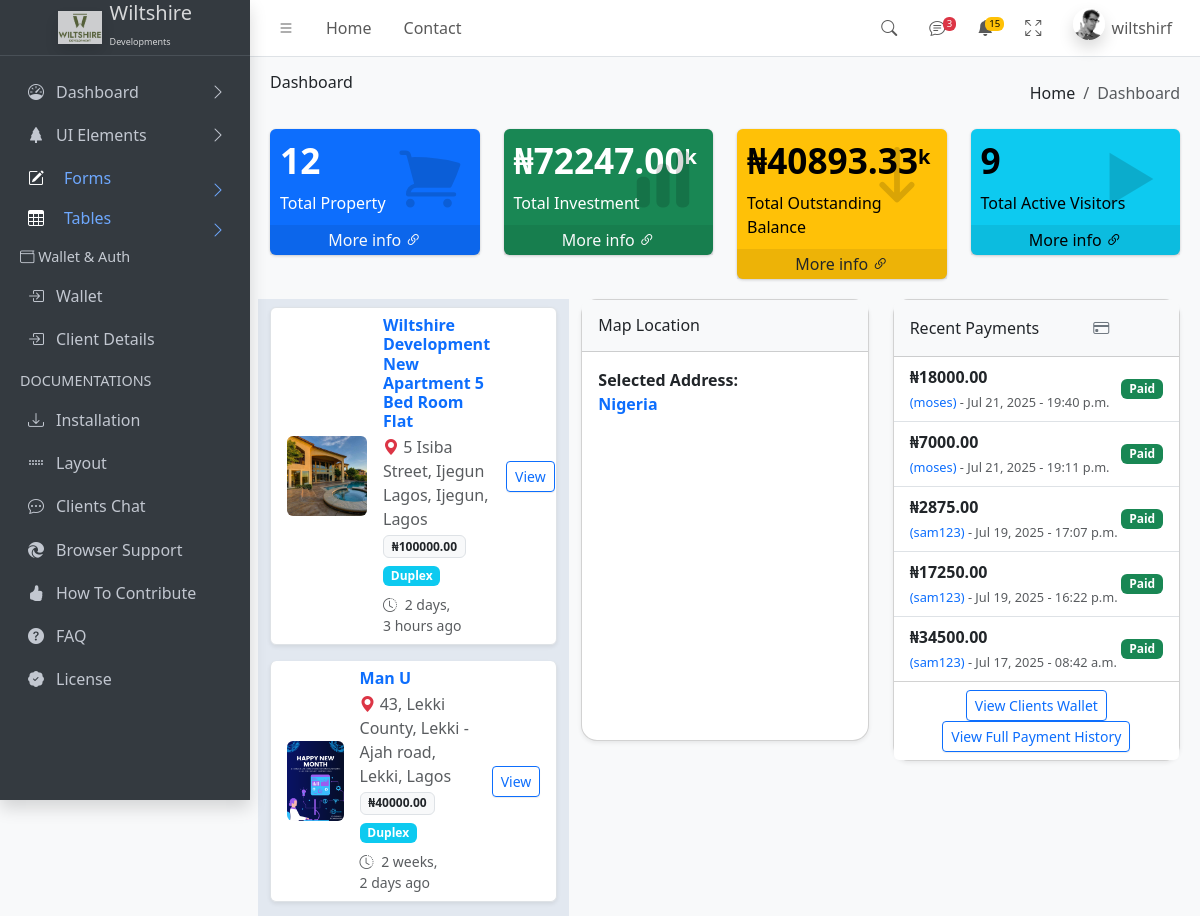
/Dashboard/ (signed in, upper part), run on an earlier commit of the app's database.
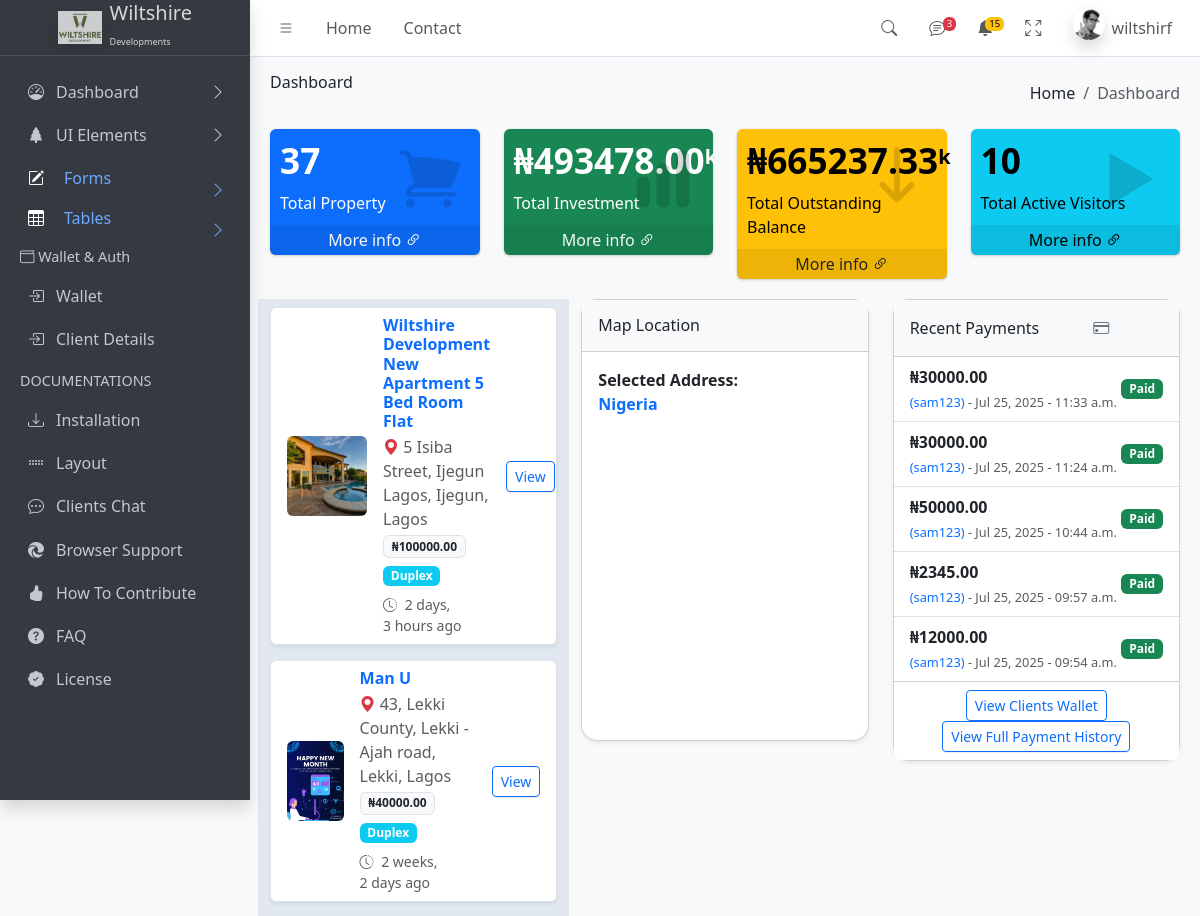
And on a later commit of the database.
### myapp/models.py (models this page shows, shortened)
class Property(models.Model):
    featureChoice = [
        ('For Sell', 'For Sell'),
        ('For Rent', 'For Rent'),
        ('Sub-Let', 'Sub-Let')
    ]
    PropertyStatus = [
        ('Still Selling', 'Still Selling'),
        ('Taken', 'Taken'),
        ('Leased Out', 'Leased Out')
    ]
    AllowedSubscription = [
        ('Yes', 'Yes'),
        ('No', 'No')
    ]
    title = models.CharField(max_length=200)
    description = models.TextField()
    price = models.DecimalField(max_digits=12, decimal_places=2)
    property_type = models.ForeignKey(PropertyType, on_delete=models.SET_NULL, null=True)
    location = models.ForeignKey(Location, on_delete=models.CASCADE)
    property_status = models.TextField("Property Status", choices=PropertyStatus, max_length=50)
    propertyFeature = models.CharField("feature Choice", choices=featureChoice, max_length=50)
    allSubscription = models.CharField(choices=AllowedSubscription, max_length=50)
    date_added = models.DateTimeField(auto_now_add=True)

class PropertyImage(models.Model):
    VIEW_CHOICES = [
        ('front', 'Front View'),
        ('back', 'Back View'),
        ('side', 'Side View'),
        ('palour', 'Palour View'),
        ('kitchen', 'Kitchen View'),
        ('bedroom', 'Bedroom View'),
    ]
    property = models.ForeignKey(Property, on_delete=models.CASCADE, related_name='images')
    image = models.ImageField(upload_to='property_images/')
    label = models.CharField(max_length=50, choices=VIEW_CHOICES)

class Location(models.Model):
    city = models.CharField(max_length=50)
    state = models.CharField(max_length=100)
    address = models.TextField()
    def __str__(self):
        return f"{self.address}, {self.city}, {self.state}"

class PropertyType(models.Model):
    name = models.CharField(max_length=50, unique=True)
    def __str__(self):
        return self.name

class Transaction(models.Model):
    user = models.ForeignKey(User, on_delete=models.CASCADE)
    reference = models.CharField(max_length=100, unique=True)
    amount = models.DecimalField(max_digits=10, decimal_places=2)
    status = models.CharField(max_length=50)
    created_at = models.DateTimeField(auto_now_add=True)
    contract_file = models.FileField(upload_to='contracts/', null=True, blank=True)

### myapp/views.py (the view, shortened to what this page needs)
# urls.py: path('Dashboard/', views.Dashboard, name="Dashboard"),
@login_required(login_url='LoginUser')
def Dashboard(request):
    Google_API_KEY = settings.GOOGLE_MAPS_API_KEY
    user = request.user
    userFirstname = user.first_name
    is_client_user = is_client(user)
    is_admin_user = is_admin(user)
    total_investment = 0
    to_balance = 0
    payment_progress = 0
    total_visitors = 0
    property_count = 0
    properties = Property.objects.none()  # Default empty queryset
    recent_payments = 0
    full_payment_history_url =0
    if is_admin_user:
        recent_payments = Transaction.objects.all().order_by('-created_at')[:5]
        properties = Property.objects.all().order_by('-date_added')[:7]
        property_count = properties.count()
        purchased_xCount = PurchasedProduct.objects.all().count()
        total_investment = PurchasedProduct.objects.aggregate(total=Sum('deposit'))['total'] or 0
        to_balance = PurchasedProduct.objects.aggregate(total=Sum('to_balance'))['total'] or 0
        total_visitors = Session.objects.filter(expire_date__gte=datetime.now()).count()
    transactions = Transaction.objects.filter(user=user).order_by('-created_at')
    getDate = datetime.now().year
    labels = []
    data = []
    today = now()
    for i in range(5, -1, -1):
        target_date = today - timedelta(days=30 * i)
        month_label = target_date.strftime('%b %Y')
        labels.append(month_label)
        if is_admin_user:
            total = Transaction.objects.filter(
                created_at__year=target_date.year,
                created_at__month=target_date.month
            ).aggregate(total=Sum('amount'))['total'] or 0
        else:
            total = Transaction.objects.filter(
                user=user,
                created_at__year=target_date.year,
                created_at__month=target_date.month
            ).aggregate(total=Sum('amount'))['total'] or 0
        data.append(round(total, 2))
    context = {
        'recent_payments': recent_payments,
        'full_payment_history_url': full_payment_history_url,
        'property': properties,
        'getDate': getDate,
        'purchased_xCount': purchased_xCount,
        'GoogleAPIKEY':Google_API_KEY,
        'propertyCount': property_count,
        'user': user,
        'userFirstname': userFirstname,
        'is_client': is_client_user,
        'is_admin': is_admin_user,
        'total_investment': total_investment,
        'to_balance': to_balance,
        'payment_progress': payment_progress,
        'total_visitors': total_visitors,
        'transactions': transactions,
        'chart_labels': labels,
        'chart_data': data,
    }
    return render(request, 'Dashboard/index.html', context)

### myapp/context_processors.py (called while the page is built)
def user_info(request):
    if request.user.is_authenticated:
        return {
            'user_username': request.user.username,
        }
    return {}

### myapp/utils.py (called while the page is built)
def is_client(user):
    return user.groups.filter(name='client').exists()

### myapp/views.py (called while the page is built)
def is_admin(user):
    return user.is_staff or user.is_superuser

### myapp/templates/Dashboard/index.html (shortened to what the changed rows need)
{% load static %}
{% include 'Dashboard/header.html'%}
      <main class="app-main">
        <div class="app-content">
          <div class="container-fluid">
            <div class="row">
              <div class="col-lg-3 col-6">
                <div class="small-box text-bg-primary">
                  <div class="inner">
                    <h3>{{ purchased_xCount }}</h3>
                    <p>Total Property </p>
                  </div>
                </div>
              </div>
              <div class="col-lg-3 col-6">
                <div class="small-box text-bg-success">
                  <div class="inner">
                    <h3>₦{{ total_investment|floatformat:2 }}<sup class="fs-5">k</sup></h3>
                    <p>Total Investment</p>
                  </div>
                </div>
              </div>
              <div class="col-lg-3 col-6">
                <div class="small-box text-bg-warning">
                  <div class="inner">
                    {% if is_client %}
                      <h3>₦{{ to_balance|default:0|floatformat:2 }}<sup class="fs-5">k</sup></h3>
                      <p>Outstanding Balance</p>
                    {% elif is_admin %}
                      <h3>₦{{ to_balance|default:0|floatformat:2 }}<sup class="fs-5">k</sup></h3>
                      <p>Total Outstanding Balance</p>
                    {% else %}
                      <h3>₦0.00<sup class="fs-5">k</sup></h3>
                      <p>Total Outstanding Balance</p>
                    {% endif %}
                  </div>
                </div>
              </div>
                <div class="col-lg-3 col-6">
                  <div class="small-box text-bg-info">
                    <div class="inner">
                      {% if is_admin %}
                        <h3>{{ total_visitors }}</h3>
                        <p>Total Active Visitors</p>
                      {% endif %}
                    </div>
                  </div>
                </div>
            </div>
                <div class="row">
                  <div class="col-lg-4 col-sm-11 col-md-6 bg-slate-200 pt-2 mb-2">
                    {% if property and property.exists %}
                      <div class="list-group" id="property-list">
                        {% for item in property %}
                          <div class="list-group-item list-group-item-action mb-3 rounded shadow-sm property-card"
                               data-location="{{ item.location|escapejs }}">
                            <div class="d-flex align-items-center">
                              {% with image=item.images.first %}
                                {% if image %}
                                  <img src="{{ image.image.url }}" alt="{{ item.title }}" class="rounded me-3"
                                       style="width: 80px; height: 80px; object-fit: cover;">
                                {% else %}
                                  <img src="{% static 'img/default-property.jpg' %}" alt="Default" class="rounded me-3"
                                       style="width: 80px; height: 80px; object-fit: cover;">
                                {% endif %}
                              {% endwith %}
                              <div class="flex-grow-1">
                                <div class="d-flex justify-content-between align-items-start">
                                  <h5 class="mb-1 text-primary fw-bold">{{ item.title }}</h5>
                                </div>
                                <p class="mb-1 text-muted"><i class="bi bi-geo-alt-fill text-danger"></i> {{ item.location }}</p>
                                <div class="d-flex flex-wrap gap-2">
                                  <span class="badge bg-light text-dark border">₦{{ item.price|floatformat:2 }}</span>
                                  <span class="badge bg-info text-white">{{ item.property_type }}</span>
                                  <span class="text-muted small"><i class="bi bi-clock-history me-1"></i> {{ item.date_added|timesince }} ago</span>
                                </div>
                              </div>
                              <div class="ms-3">
                                <a href="{% url 'viewProperty' item.id %}" class="btn btn-sm btn-outline-primary">View</a>
                              </div>
                            </div>
                          </div>
                        {% endfor %}
                      </div>
                    {% else %}
                      <div class="alert alert-warning text-center">You have no purchased properties yet.</div>
                    {% endif %}
                  </div>
              <div class="col-lg-4">
                <div class="card shadow-sm rounded-4 mb-4">
                  <div class="card-body p-0">
                    {% if recent_payments %}
                      <ul class="list-group list-group-flush">
                        {% for payment in recent_payments %}
                          <li class="list-group-item d-flex justify-content-between align-items-center">
                            <div>
                              <strong>₦{{ payment.amount|floatformat:2 }}</strong><br>
                              <small class="text-muted"><span class='text-primary'>({{payment.user}})</span> - {{ payment.created_at|date:"M d, Y - H:i a" }}</small>
                            </div>
                            <span class="badge bg-success">Paid</span>
                          </li>
                        {% endfor %}
                      </ul>
                    {% else %}
                      <div class="p-3 text-muted text-center">No recent payments found.</div>
                    {% endif %}
                  </div>
                </div>
              </div>
             </div>
          </div>
        </div>
      </main>
    </div>
  </body>
</html>

What changed in the data, as far as the page shows it:
no longer on this page (row unchanged): Transaction: amount "18000.00", user "moses", created_at "Jul 21, 2025 - 19:40 p.m."
no longer on this page (row unchanged): Transaction: amount "7000.00", user "moses", created_at "Jul 21, 2025 - 19:11 p.m."
no longer on this page (row unchanged): Transaction: amount "2875.00", user "sam123", created_at "Jul 19, 2025 - 17:07 p.m."
no longer on this page (row unchanged): Transaction: amount "17250.00", user "sam123", created_at "Jul 19, 2025 - 16:22 p.m."
no longer on this page (row unchanged): Transaction: amount "34500.00", user "sam123", created_at "Jul 17, 2025 - 08:42 a.m."
added Transaction: amount "30000.00", user "sam123", created_at "Jul 25, 2025 - 11:33 a.m."
added Transaction: amount "30000.00", user "sam123", created_at "Jul 25, 2025 - 11:24 a.m."
added Transaction: amount "50000.00", user "sam123", created_at "Jul 25, 2025 - 10:44 a.m."
added Transaction: amount "2345.00", user "sam123", created_at "Jul 25, 2025 - 09:57 a.m."
added Transaction: amount "12000.00", user "sam123", created_at "Jul 25, 2025 - 09:54 a.m."
Also different on the page:
{{ purchased_xCount }}: "12" → "37"
{{ total_investment|floatformat:2 }}: "72247.00" → "493478.00"
{{ to_balance|default:0|floatformat:2 }}: "40893.33" → "665237.33"
{{ total_visitors }}: "9" → "10"
